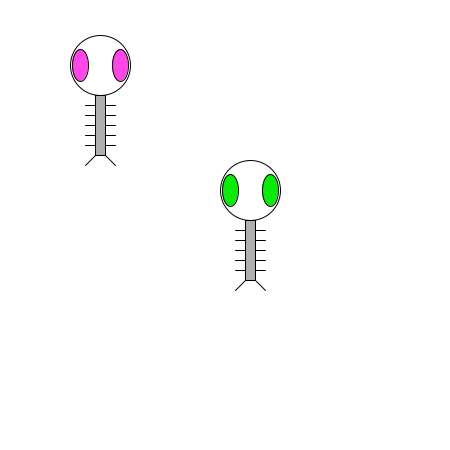
Frame 1 (no input)
Frame 60 (the mouse pressed at the canvas centre just before this capture): identical to frame 1, image omitted
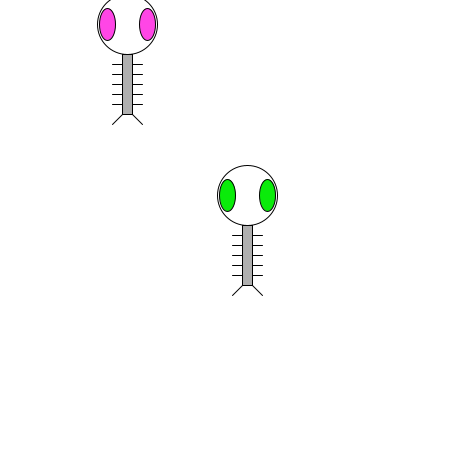
Frame 120 (the mouse held since frame 60 and released just before this capture)

The Processing sketch that drew these frames (run headless with seeded random() and noise(); from frame 60 on, the mouse is pressed at the canvas centre):

// Processing sketch: processing_12389
// ── processing_12389.pde

Zoog zoog;  

Zoog zoog2;  

    

void setup() {  

  size(450,450);  

  smooth();  

  zoog = new Zoog(100,125,60,60,16, color(255,70,230));  

  zoog2 = new Zoog(250,250,60,60,16, color(10,235,10));  

}  

    

void draw() {  

  background(255);  
  // mouseX position determines speed factor  
  float factor = constrain(mouseX/10,0,5); 
  zoog.jiggle(factor);  
  zoog.display();  
  zoog2.jiggle(factor); 
  zoog2.display();  

}  

class Zoog {  

  // Zoog's variables  

  float x,y,w,h,eyeSize;  

  color eyes;  

      

  // Zoog constructor  

  Zoog(float tempX, float tempY, float tempW, float tempH, float tempEyeSize, color tempEyes) {  

    x = tempX;  
    y = tempY;  
    w = tempW;  
    h = tempH;  
    eyeSize = tempEyeSize; 
    eyes  = tempEyes;  

  }  
  

  // Move Zoog  
  void jiggle(float speed) {  
    // Change the location of Zoog randomly  
    x = x + random(-1,1)*speed;  
    y = y + random(-1,1)*speed;  

    // Constrain Zoog to window  
    x = constrain(x,0,width);  
    y = constrain(y,0,height);  
  }  
      
  // Display Zoog  
  void display() {  
    // Set ellipses and rects to CENTER mode  
    ellipseMode(CENTER);  
    rectMode(CENTER);  

    // Draw Zoog's arms with a for loop  

    for (float i = y - h/3; i < y + h/2; i += 10) {  
      stroke(0);  
      line(x-w/4,i,x + w/4,i);  
    }  

    // Draw Zoog's body  
    stroke(0);  
    fill(175);  
    rect(x,y,w/6,h);  

    // Draw Zoog's head  
    stroke(0);  
    fill(255);  
    ellipse(x,y-h,w,h);  

    // Draw Zoog's eyes  

    fill(eyes); 
    ellipse(x-w/3,y-h,eyeSize,eyeSize*2);  
    ellipse(x + w/3,y - h,eyeSize,eyeSize*2);  

    // Draw Zoog's legs  
    stroke(0);  
    line(x - w/12,y + h/2,x - w/4,y + h/2 + 10);  
    line(x + w/12,y + h/2,x + w/4,y + h/2 + 10);  

  }
}
